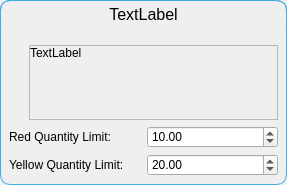
<?xml version="1.0" encoding="UTF-8"?>
<ui version="4.0">
 <class>Form</class>
 <widget class="QDialog" name="Form">
  <property name="geometry">
   <rect>
    <x>0</x>
    <y>0</y>
    <width>287</width>
    <height>185</height>
   </rect>
  </property>
  <property name="windowTitle">
   <string>Form</string>
  </property>
  <layout class="QHBoxLayout" name="horizontalLayout">
   <property name="spacing">
    <number>0</number>
   </property>
   <property name="leftMargin">
    <number>0</number>
   </property>
   <property name="topMargin">
    <number>0</number>
   </property>
   <property name="rightMargin">
    <number>0</number>
   </property>
   <property name="bottomMargin">
    <number>0</number>
   </property>
   <item>
    <widget class="QWidget" name="widget" native="true">
     <property name="contextMenuPolicy">
      <enum>Qt::ActionsContextMenu</enum>
     </property>
     <property name="autoFillBackground">
      <bool>false</bool>
     </property>
     <property name="styleSheet">
      <string notr="true">QWidget#widget{
	border-top-left-radius:10px;
	border-bottom-left-radius:10px;
	border-top-right-radius:10px;
	border-bottom-right-radius:10px;
	border: 1px solid #3daee9;
}</string>
     </property>
     <layout class="QVBoxLayout" name="verticalLayout_3" stretch="0,0">
      <property name="leftMargin">
       <number>0</number>
      </property>
      <property name="topMargin">
       <number>0</number>
      </property>
      <property name="rightMargin">
       <number>0</number>
      </property>
      <property name="bottomMargin">
       <number>0</number>
      </property>
      <item>
       <widget class="QLabel" name="lblTitle">
        <property name="minimumSize">
         <size>
          <width>0</width>
          <height>30</height>
         </size>
        </property>
        <property name="maximumSize">
         <size>
          <width>16777215</width>
          <height>16777215</height>
         </size>
        </property>
        <property name="font">
         <font>
          <pointsize>12</pointsize>
         </font>
        </property>
        <property name="styleSheet">
         <string notr="true">border-top-left-radius:10px;
border-top-right-radius:10px;
border-bottom-left-radius:1px;
border-bottom-right-radius:1px;
border: 1px solid  #3daee9;
border-bottom: none;</string>
        </property>
        <property name="frameShape">
         <enum>QFrame::Box</enum>
        </property>
        <property name="frameShadow">
         <enum>QFrame::Sunken</enum>
        </property>
        <property name="text">
         <string>TextLabel</string>
        </property>
        <property name="alignment">
         <set>Qt::AlignHCenter|Qt::AlignTop</set>
        </property>
       </widget>
      </item>
      <item>
       <layout class="QVBoxLayout" name="verticalLayout">
        <property name="leftMargin">
         <number>9</number>
        </property>
        <property name="topMargin">
         <number>9</number>
        </property>
        <property name="rightMargin">
         <number>9</number>
        </property>
        <property name="bottomMargin">
         <number>9</number>
        </property>
        <item>
         <layout class="QHBoxLayout" name="horizontalLayout_4" stretch="0,0">
          <item>
           <layout class="QVBoxLayout" name="verticalLayout_2">
            <property name="spacing">
             <number>0</number>
            </property>
            <item>
             <layout class="QVBoxLayout" name="iconHolder">
              <property name="spacing">
               <number>0</number>
              </property>
             </layout>
            </item>
            <item>
             <spacer name="verticalSpacer">
              <property name="orientation">
               <enum>Qt::Vertical</enum>
              </property>
              <property name="sizeHint" stdset="0">
               <size>
                <width>20</width>
                <height>40</height>
               </size>
              </property>
             </spacer>
            </item>
           </layout>
          </item>
          <item>
           <widget class="QScrollArea" name="scrollArea">
            <property name="widgetResizable">
             <bool>true</bool>
            </property>
            <widget class="QWidget" name="scrollAreaWidgetContents">
             <property name="geometry">
              <rect>
               <x>0</x>
               <y>0</y>
               <width>237</width>
               <height>69</height>
              </rect>
             </property>
             <layout class="QVBoxLayout" name="verticalLayout_4">
              <property name="spacing">
               <number>0</number>
              </property>
              <property name="leftMargin">
               <number>0</number>
              </property>
              <property name="topMargin">
               <number>0</number>
              </property>
              <property name="rightMargin">
               <number>0</number>
              </property>
              <property name="bottomMargin">
               <number>0</number>
              </property>
              <item>
               <widget class="QLabel" name="lblMessage">
                <property name="sizePolicy">
                 <sizepolicy hsizetype="Preferred" vsizetype="Minimum">
                  <horstretch>0</horstretch>
                  <verstretch>0</verstretch>
                 </sizepolicy>
                </property>
                <property name="text">
                 <string>TextLabel</string>
                </property>
                <property name="alignment">
                 <set>Qt::AlignLeading|Qt::AlignLeft|Qt::AlignTop</set>
                </property>
               </widget>
              </item>
             </layout>
            </widget>
           </widget>
          </item>
         </layout>
        </item>
        <item>
         <layout class="QGridLayout" name="gridLayout">
          <item row="1" column="0">
           <widget class="QLabel" name="label_3">
            <property name="text">
             <string>Yellow Quantity Limit:</string>
            </property>
            <property name="alignment">
             <set>Qt::AlignLeading|Qt::AlignLeft|Qt::AlignVCenter</set>
            </property>
           </widget>
          </item>
          <item row="0" column="3">
           <widget class="QDoubleSpinBox" name="doubleSpinBox_red_limit">
            <property name="accelerated">
             <bool>true</bool>
            </property>
            <property name="decimals">
             <number>2</number>
            </property>
            <property name="maximum">
             <double>1000000000.000000000000000</double>
            </property>
            <property name="value">
             <double>10.000000000000000</double>
            </property>
           </widget>
          </item>
          <item row="0" column="0">
           <widget class="QLabel" name="label_7">
            <property name="text">
             <string>Red Quantity Limit:</string>
            </property>
           </widget>
          </item>
          <item row="1" column="3">
           <widget class="QDoubleSpinBox" name="doubleSpinBox_yellow_limit">
            <property name="accelerated">
             <bool>true</bool>
            </property>
            <property name="decimals">
             <number>2</number>
            </property>
            <property name="maximum">
             <double>1000000000.000000000000000</double>
            </property>
            <property name="value">
             <double>20.000000000000000</double>
            </property>
           </widget>
          </item>
         </layout>
        </item>
        <item>
         <layout class="QHBoxLayout" name="buttonsLayout"/>
        </item>
       </layout>
      </item>
     </layout>
    </widget>
   </item>
  </layout>
 </widget>
 <resources/>
 <connections/>
</ui>
